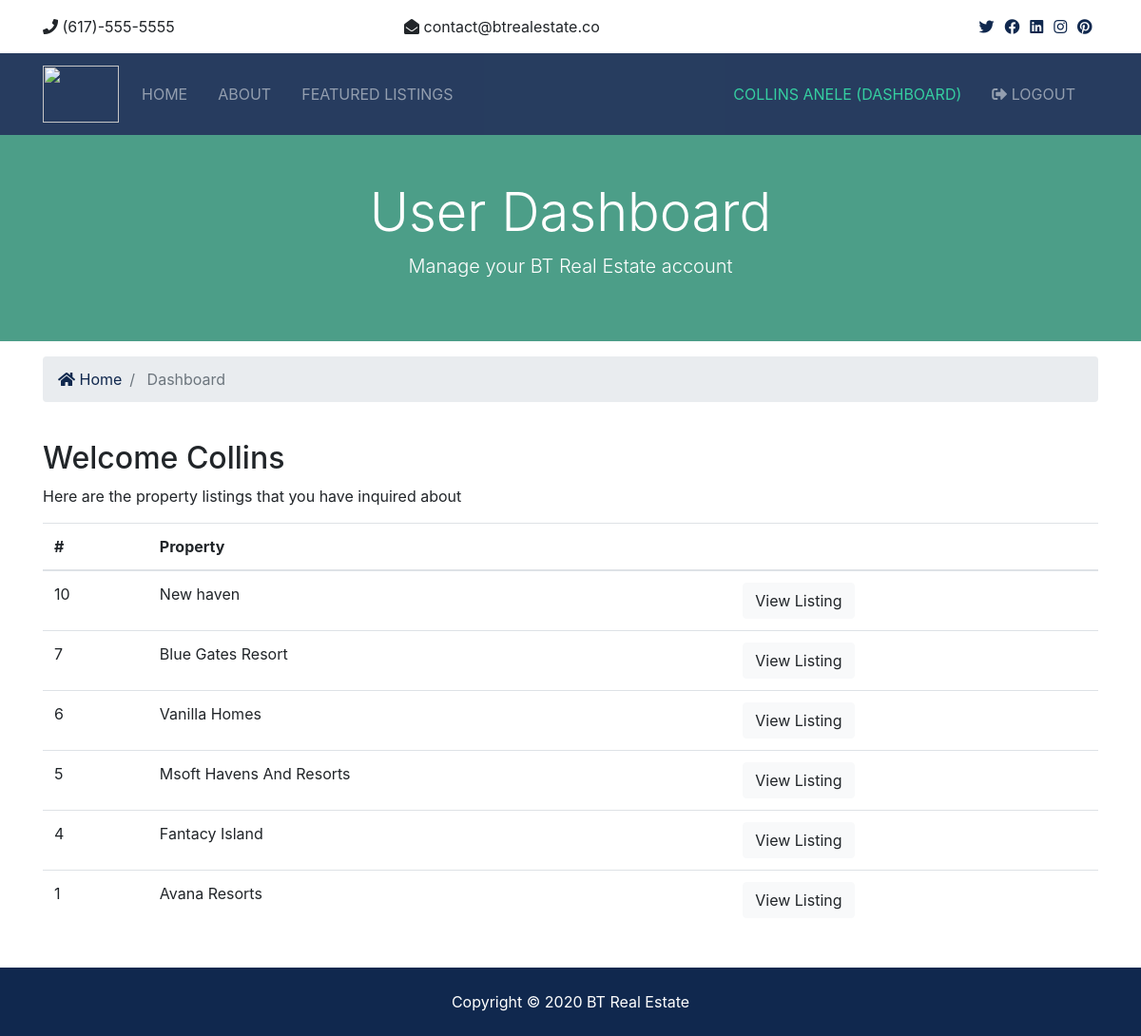
The page /dashboard/ (signed in) on the database its author committed.
### real_estate_app/models.py (models this page shows, shortened)
class Contact(models.Model):
	listing = models.CharField(max_length=150)
	listing_id = models.IntegerField()
	user_id = models.IntegerField()
	name = models.CharField(max_length=150)
	email = models.CharField(max_length=180)
	phone = models.CharField(max_length=50)
	date_created = models.DateTimeField(default=datetime.now)
	message = models.TextField(blank=True)

### real_estate_app/views.py (the view)
# urls.py: path("dashboard/", views.dashboard, name="dashboard"),
def dashboard(request):
	contacts = Contact.objects.order_by("-date_created").filter(user_id=request.user.id)
	context = {"contacts":contacts}
	return render(request, "real_estate_app/dashboard.html", context)

### real_estate_app/templates/real_estate_app/dashboard.html (shortened to what this page needs)
{% extends "real_estate_app/base.html" %}
{% load static %}
{% load humanize %}
{% block content %}
  <section id="showcase-inner" class="py-5 text-white">
    <div class="container">
      <div class="row text-center">
        <div class="col-md-12">
          <h1 class="display-4">User Dashboard</h1>
          <p class="lead">Manage your BT Real Estate account</p>
        </div>
      </div>
    </div>
  </section>
  <section id="bc" class="mt-3">
    <div class="container">
      <nav aria-label="breadcrumb">
        <ol class="breadcrumb">
          <li class="breadcrumb-item">
            <a href="{% url 'index' %}">
              <i class="fas fa-home"></i> Home</a>
          </li>
          <li class="breadcrumb-item active"> Dashboard</li>
        </ol>
      </nav>
    </div>
  </section>
  <section id="dashboard" class="py-4">
    <div class="container">
      <div class="row">
        <div class="col-md-12">
          <h2>Welcome {{user.first_name}}</h2>
		  {% if user.is_authenticated %}
			  <p>Here are the property listings that you have inquired about</p>
			  <table class="table">
				<thead>
				  <tr>
					<th scope="col">#</th>
					<th scope="col">Property</th>
					<th></th>
				  </tr>
				</thead>
				<tbody>
				{% for contact in contacts %}
					  <tr>
						<td>{{contact.id}}</td>
						<td>{{contact.listing}}</td>
						<td>
						  <a class="btn btn-light" href="{% url 'listing' contact.listing_id %}">View Listing</a>
						</td>
					  </tr>
				  {% endfor %}
				</tbody>
			  </table>
		  {% else %}
			<p> Only registered and authenticated users can view the dashboard </p>
		  {% endif %}
        </div>
      </div>
    </div>
  </section>
 {% endblock %}

### real_estate_app/templates/real_estate_app/base.html (shortened to what this page needs)
<!DOCTYPE html>
{% load static %}
<html lang="en">
<head>
  <link rel="stylesheet" href="https://pro.fontawesome.com/releases/v5.10.0/css/all.css"/>
  <link rel="stylesheet" href="{% static 'assets/css/bootstrap.css' %}">
</head>
<body>
  <section id="top-bar" class="p-3">
    <div class="container">
      <div class="row">
        <div class="col-md-4">
          <i class="fas fa-phone"></i> (617)-555-5555
        </div>
        <div class="col-md-4">
          <i class="fas fa-envelope-open"></i> contact@btrealestate.co
        </div>
        <div class="col-md-4">
          <div class="social text-right">
            <a href="#">
              <i class="fab fa-twitter"></i>
            </a>
            <a href="#">
              <i class="fab fa-facebook"></i>
            </a>
            <a href="#">
              <i class="fab fa-linkedin"></i>
            </a>
            <a href="#">
              <i class="fab fa-instagram"></i>
            </a>
            <a href="#">
              <i class="fab fa-pinterest"></i>
            </a>
          </div>
        </div>
      </div>
    </div>
  </section>
  <nav class="navbar navbar-expand-lg navbar-dark bg-primary sticky-top">
    <div class="container">
      <a class="navbar-brand" href="{% url 'index' %}">
        <img src="{% static 'assets/img/logo.png' %}" class="logo" alt="" width="80px" height="60px">
      </a>
      <div class="collapse navbar-collapse" id="navbarNavAltMarkup">
        <ul class="navbar-nav">
          <li
		  {% if request.resolver_match.url_name == 'index' %}
		  class="nav-item active mr-3"
		  {% else %}
		  class="nav-item mr-3"
		  {% endif %}
		  >
            <a class="nav-link" href="{% url 'index' %}">Home</a>
          </li>
          <li
		  {% if request.resolver_match.url_name == 'about' %}
		  class="nav-item active mr-3"
		  {% else %}
		  class="nav-item mr-3"
		  {% endif %}
		  >
            <a class="nav-link" href="{% url 'about' %}">About</a>
          </li>
          <li
		  {% if request.resolver_match.url_name == 'listings' %}
		  class="nav-item active mr-3"
		  {% else %}
		  class="nav-item mr-3"
		  {% endif %}
		  >
            <a class="nav-link" href="{% url 'listings' %}">Featured Listings</a>
          </li>
        </ul>
        <ul class="navbar-nav ml-auto">
		  {% if user.is_authenticated %}
			  <li class="nav-item active mr-3">
				<a class="nav-link" href="{% url 'dashboard' %}">
				  <span class="text-success">{{user.first_name}} {{user.last_name}} (Dashboard)</span>
				</a>
			  </li>
			  <li class="nav-item mr-3">
				<a class="nav-link" href="{% url 'logout' %}">
				<i class="fas fa-sign-out-alt"></i>
				  Logout
				</a>
			  </li>
		   {% endif %}
        </ul>
      </div>
    </div>
  </nav>
	{% block content %}
	{% endblock %}
  <footer id="main-footer" class="py-4 bg-primary text-white text-center">
    Copyright &copy;
    <span class="year"></span> BT Real Estate
  </footer>
</body>
</html>

### rows shown on the page
Contact: id "10", listing "New haven"
Contact: id "7", listing "Blue Gates Resort"
Contact: id "6", listing "Vanilla Homes"
Contact: id "5", listing "Msoft Havens And Resorts"
Contact: id "4", listing "Fantacy Island"
Contact: id "1", listing "Avana Resorts"

### other values the page prints
{{ user.first_name }} "COLLINS"
{{ user.last_name }} "ANELE"
{{ user.first_name }} "Collins"
